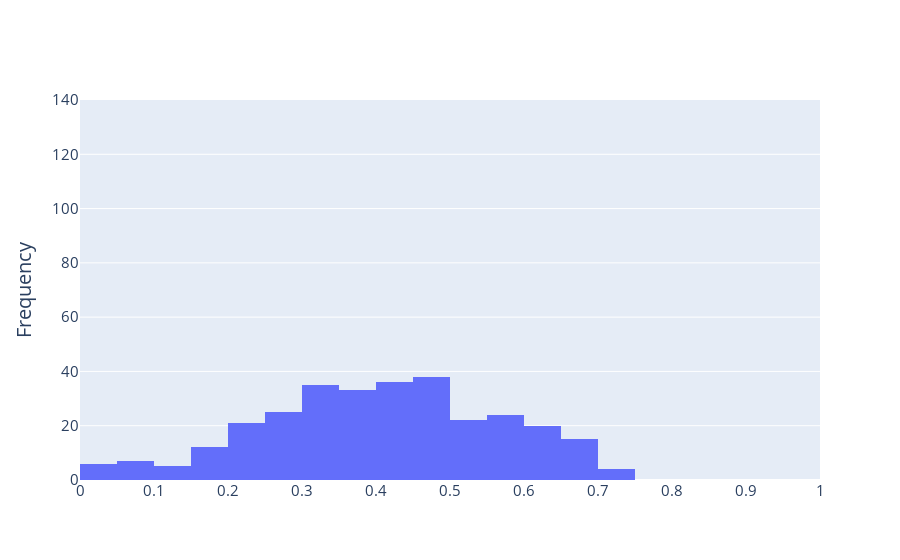

Notebook cell for this chart:
### Code cell
mz_scoring = pd.read_csv("/home/wrojas/dev/RECETOX/ei_spectra_predictions/analysis/data/filtered/matchms_mz_matching.tsv", sep='\t')
same_query_mz_match = mz_scoring.loc[mz_scoring['query'] == mz_scoring['reference']]
mz_data = same_query_mz_match['CosineHungarian_0.01_1.0_0.0_scores']

def plot_histogram(x, xaxis_title='', title=''):
    # Define number of bins
    n_bins = 20
  

    # Create histogram traces
    trace1 = go.Histogram(x=x, nbinsx=n_bins, name='All peaks ({})'.format(len(x)), xbins=dict(start=0, end=1))
  

    # Create layout
    layout = go.Layout(title=title,
                       xaxis=dict(title=xaxis_title, range=[0, 1], dtick=0.1, tickfont=dict(size=15)),
                       yaxis=dict(title='Frequency', range=[0, 140], tickfont=dict(size=15)),
                       legend=dict(x=0.81, y=1.0),
                       font=dict(size=17))

    # Create figure
    fig = go.Figure(data=[trace1], layout=layout)

    # Display the plot
    fig.show()

plot_histogram(mz_data)

### Figure 1 — Plotly figure (JSON) as saved in the notebook; plotly's stock layout.template omitted (floating-point values rounded to 4 significant figures; data arrays with more than 128 entries replaced by an {"elided": "..."} marker saying what was removed)
{"data": [{"name": "All peaks (303)", "nbinsx": 20, "type": "histogram", "x": {"elided": "303 float values"}, "xbins": {"end": 1, "start": 0}}], "layout": {"font": {"size": 17}, "legend": {"x": 0.81, "y": 1}, "title": {"text": ""}, "xaxis": {"dtick": 0.1, "range": [0, 1], "tickfont": {"size": 15}, "title": {"text": ""}}, "yaxis": {"range": [0, 140], "tickfont": {"size": 15}, "title": {"text": "Frequency"}}}}
